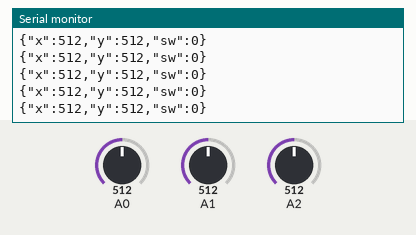
Bench run of a sketch on a simulated Arduino Uno, built with avr-gcc and run on an emulated ATmega328P. On the bench: the last lines printed to the serial monitor. Inputs (shaded band) come from the test bench; at power-on: A1 = 512, A0 = 512, A2 = 512.

Above: at 7.2 s.
7.3 s: A1 set to 985
At 7.35 s:
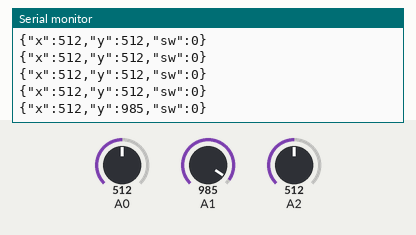
8.8 s: A1 set to 1015
At 8.83 s:
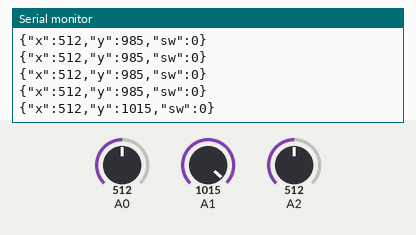
Timing chart, 0 to 11.3 s (numbered marks = the images above; inputs shaded):
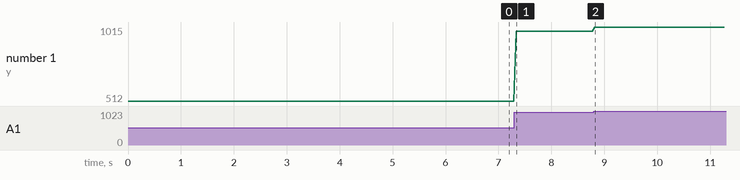

Measured:
- after the input at 7.3 s, the serial monitor: prints a new line at once (image 1)
- after the input at 8.8 s, the serial monitor: prints a new line at once (image 2)
- plotted number 1: 512 → 985 after the input at 7.3 s, 985 → 1015 after the input at 8.8 s

The sketch:

joystick.ino
```cpp
class Joystick{
public:
    Joystick(const uint8_t& axisX, const uint8_t& axisY, const uint8_t& sw):
        axisX(axisX), axisY(axisY), sw(sw)
    {
        ;
    }

    uint16_t get_axisX() { return analogRead(axisX); }
    uint16_t get_axisY() { return analogRead(axisY); }
    bool get_sw() { return analogRead(sw) == 0; }
    String get_string()
    {
        String str = "{\"x\":" + String(get_axisX(),DEC) + ",\"y\":" + String(get_axisY(),DEC) + ",\"sw\":" + String(get_sw(),DEC) + "}";
        return str;
    }

private:
    const uint8_t axisX;
    const uint8_t axisY;
    const uint8_t sw;
};

Joystick joystick(A0,A1,A2);

// the setup routine runs once when you press reset:
void setup() {
    // initialize serial communication at 9600 bits per second:
    Serial.begin(115200);
}

// the loop routine runs over and over again forever:
void loop() {
    String str = joystick.get_string();
    Serial.println(str);
    delay(50);        // delay in between reads for stability
}
```
